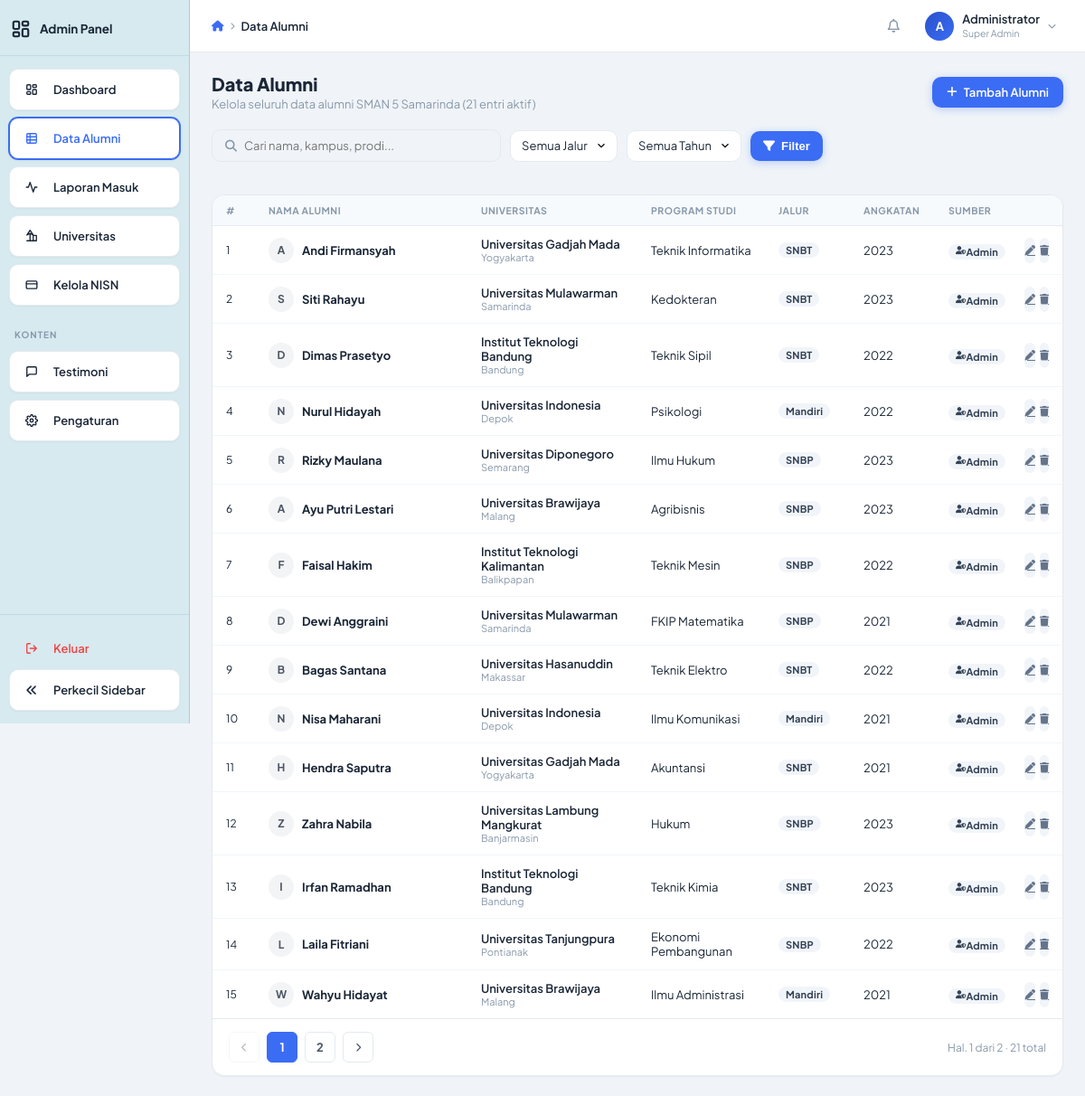
The page /php/admin/alumni.php (signed in) on the database its author committed.
### tables this page shows
CREATE TABLE IF NOT EXISTS alumni (
  id               INT AUTO_INCREMENT PRIMARY KEY,
  nama             VARCHAR(150) NOT NULL,
  nisn             VARCHAR(20)  DEFAULT NULL,
  universitas_id   INT          NOT NULL,
  universitas_nama VARCHAR(200) NOT NULL,    
  prodi            VARCHAR(200) NOT NULL,
  jalur            ENUM('SNBP','SNBT','Mandiri','Kedinasan') NOT NULL,
  angkatan         YEAR         NOT NULL,
  input_oleh       ENUM('siswa','admin') DEFAULT 'admin',
  status           ENUM('aktif','nonaktif') DEFAULT 'aktif',
  created_at       TIMESTAMP    DEFAULT CURRENT_TIMESTAMP,
  updated_at       TIMESTAMP    DEFAULT CURRENT_TIMESTAMP ON UPDATE CURRENT_TIMESTAMP,
  FOREIGN KEY (universitas_id) REFERENCES universitas(id) ON UPDATE CASCADE
);

CREATE TABLE IF NOT EXISTS universitas (
  id         INT AUTO_INCREMENT PRIMARY KEY,
  kode       VARCHAR(20)  NOT NULL UNIQUE,
  nama       VARCHAR(200) NOT NULL,
  kota       VARCHAR(100),
  pulau      VARCHAR(50),
  lat        DECIMAL(9,6),
  lng        DECIMAL(9,6),
  created_at TIMESTAMP DEFAULT CURRENT_TIMESTAMP
);

### php/admin/db.php (called while the page is built, shortened)
<?php
function clean(string $str): string {
    return htmlspecialchars(strip_tags(trim($str)), ENT_QUOTES, 'UTF-8');
}

### php/admin/alumni.php (the view, shortened to what this page needs)
<?php
require_once __DIR__ . '/db.php';
$db      = getDB();
$search   = clean($_GET['q'] ?? '');
$jalurF   = clean($_GET['jalur'] ?? '');
$angkatanF = (int)($_GET['angkatan'] ?? 0);
$page     = max(1, (int)($_GET['page'] ?? 1));
$perPage  = 15;
$where  = ["a.status = 'aktif'"];
$params = [];
$whereStr = 'WHERE ' . implode(' AND ', $where);
$total    = $db->prepare("SELECT COUNT(*) FROM alumni a $whereStr"); $total->execute($params); $total = $total->fetchColumn();
$pages    = max(1, ceil($total / $perPage));
$offset   = ($page - 1) * $perPage;
$list = $db->prepare("SELECT a.*, u.kota FROM alumni a JOIN universitas u ON a.universitas_id=u.id $whereStr ORDER BY a.created_at DESC LIMIT $perPage OFFSET $offset");
$list->execute($params);
$alumni = $list->fetchAll();
?>
<!DOCTYPE html>
<html lang="id">
<head>
  <link rel="stylesheet" href="https://cdnjs.cloudflare.com/ajax/libs/font-awesome/6.4.0/css/all.min.css">
  <link rel="stylesheet" href="../../css/admin.css">
</head>
<body class="admin-page" id="adminPage">
<?php include 'sidebar.php'; ?>
<div class="main-wrap">
  <header class="topbar">
    <div class="topbar-left">
      <div class="breadcrumb">
        <span class="breadcrumb-home"><i class="fa-solid fa-house"></i></span>
        <span class="sep"><i class="fa-solid fa-chevron-right"></i></span>
        <span class="breadcrumb-active">Data Alumni</span>
      </div>
    </div>
    <div class="topbar-right"><?php include 'topbar-avatar.php'; ?></div>
  </header>
  <main class="content">
    <div class="page-title">
      <div>
        <h2>Data Alumni</h2>
        <p>Kelola seluruh data alumni SMAN 5 Samarinda (<?= $total ?> entri aktif)</p>
      </div>
      <a href="?action=tambah" class="btn-primary-sm"><i class="fa-solid fa-plus"></i> Tambah Alumni</a>
    </div>
    <form method="GET" action="alumni.php">
      <div class="filter-row">
        <div class="search-admin">
          <i class="fa-solid fa-magnifying-glass" style="color:var(--muted);font-size:13px;"></i>
          <input type="text" name="q" value="<?= htmlspecialchars($search) ?>" placeholder="Cari nama, kampus, prodi...">
        </div>
        <select name="jalur" class="select-filter" onchange="this.form.submit()">
          <option value="">Semua Jalur</option>
        </select>
        <select name="angkatan" class="select-filter" onchange="this.form.submit()">
          <option value="">Semua Tahun</option>
        </select>
        <button type="submit" class="btn-primary-sm" style="padding:9px 14px;">
          <i class="fa-solid fa-filter"></i> Filter
        </button>
      </div>
    </form>
    <div class="card">
      <div class="table-wrap" style="overflow-x:unset;">
        <table class="data-table" style="width:100%;table-layout:fixed;">
          <colgroup>
            <col style="width:5%">
            <col style="width:25%">
            <col style="width:20%">
            <col style="width:15%">
            <col style="width:10%">
            <col style="width:10%">
            <col style="width:10%">
            <col style="width:5%">
          </colgroup>
          <thead>
            <tr>
              <th>#</th><th>Nama Alumni</th><th>Universitas</th><th>Program Studi</th>
              <th>Jalur</th><th>Angkatan</th><th>Sumber</th><th></th>
            </tr>
          </thead>
          <tbody>
            <?php if (empty($alumni)): ?>
            <tr><td colspan="8">
              <div class="empty-state"><i class="fa-solid fa-user-graduate"></i><p>Tidak ada data alumni ditemukan.</p></div>
            </td></tr>
            <?php else: ?>
            <?php
            foreach ($alumni as $i => $a):
              $init = strtoupper(mb_substr($a['nama'], 0, 1));
              $num  = ($page-1)*$perPage + $i + 1;
            ?>
            <tr>
              <td style="color:var(--muted);font-size:12px;"><?= $num ?></td>
              <td>
                <div class="user-cell">
                  <div class="user-ava" style="background:#f3f4f6;color:#4b5563;"><?= $init ?></div>
                  <div>
                    <div style="font-weight:700;"><?= htmlspecialchars($a['nama']) ?></div>
                  </div>
                </div>
              </td>
              <td>
                <div style="font-weight:600;font-size:13px;"><?= htmlspecialchars($a['universitas_nama']) ?></div>
                <?php if ($a['kota']): ?><div style="font-size:11px;color:var(--muted);"><?= htmlspecialchars($a['kota']) ?></div><?php endif; ?>
              </td>
              <td style="color:var(--text-soft);"><?= htmlspecialchars($a['prodi']) ?></td>
              <td>
                <span class="pill <?= $a['jalur']==='SNBP' ? 'pill-green' : ($a['jalur']==='SNBT' ? 'pill-blue' : ($a['jalur']==='Kedinasan' ? 'pill-yellow' : 'pill-red')) ?>">
                  <?= htmlspecialchars($a['jalur']) ?>
                </span>
              </td>
              <td><?= $a['angkatan'] ?></td>
              <td>
                <span class="pill <?= $a['input_oleh']==='admin' ? 'pill-blue' : 'pill-green' ?>">
                  <i class="fa-solid fa-<?= $a['input_oleh']==='admin' ? 'user-shield' : 'user' ?>" style="font-size:9px;"></i>
                  <?= $a['input_oleh']==='admin' ? 'Admin' : 'Siswa' ?>
                </span>
              </td>
              <td>
                <div class="action-btns">
                  <a href="?action=edit&id=<?= $a['id'] ?>" class="btn-icon blue-icon" title="Edit"><i class="fa-solid fa-pen"></i></a>
                  <a href="?action=delete&id=<?= $a['id'] ?>" class="btn-icon red-icon" title="Hapus"
                    onclick="return confirm('Yakin hapus data <?= addslashes($a['nama']) ?>?')">
                    <i class="fa-solid fa-trash"></i>
                  </a>
                </div>
              </td>
            </tr>
            <?php endforeach; ?>
            <?php endif; ?>
          </tbody>
        </table>
      </div>
      <?php if ($pages > 1): ?>
      <div class="pagination-admin">
        <?php
        $qs = http_build_query(['q'=>$search,'jalur'=>$jalurF,'angkatan'=>$angkatanF]);
        ?>
        <a href="?<?= $qs ?>&page=<?= max(1,$page-1) ?>" class="pg-btn" <?= $page<=1?'disabled':'' ?>>
          <i class="fa-solid fa-chevron-left" style="font-size:10px;"></i>
        </a>
        <?php for ($p=1;$p<=$pages;$p++): ?>
        <a href="?<?= $qs ?>&page=<?= $p ?>" class="pg-btn <?= $p===$page?'active':'' ?>"><?= $p ?></a>
        <?php endfor; ?>
        <a href="?<?= $qs ?>&page=<?= min($pages,$page+1) ?>" class="pg-btn" <?= $page>=$pages?'disabled':'' ?>>
          <i class="fa-solid fa-chevron-right" style="font-size:10px;"></i>
        </a>
        <span class="pg-info">Hal. <?= $page ?> dari <?= $pages ?> · <?= $total ?> total</span>
      </div>
      <?php endif; ?>
    </div>
  </main>
</div>
</body>
</html>

### css/admin.css (style rules this page uses)
*, *::before, *::after { box-sizing: border-box; margin: 0; padding: 0; }
:root { --font: 'Plus Jakarta Sans', sans-serif; --bg: #f0f4f8; --surface: #ffffff; --border: #e4eaf0; --text: #1a2636; --text-soft: #4a5568; --muted: #8898aa; --accent: #3b6cf4; --accent-light: #e8eeff; --accent-dark: #2952cc; --sb-bg: #d6eaf0; --sb-border: #a8cdd9; --sb-w: 210px; --sb-w-collapsed: 62px; --sb-text: #1a2636; --sb-item-bg: #ffffff; --sb-item-hover: #edf6fa; --sb-icon-color: #1a2636; --sb-icon-bg: #e8f0f5; --green: #22c55e; --green-bg: #dcfce7; --green-text: #166534; --yellow: #f59e0b; --yellow-bg: #fef3c7; --yellow-text: #92400e; --red: #ef4444; --red-bg: #fee2e2; --red-text: #991b1b; --purple: #8b5cf6; --purple-bg: #ede9fe; --purple-text: #5b21b6; --shadow-xs: 0 1px 2px rgba(0, 0, 0, .04); --shadow-sm: 0 1px 4px rgba(0, 0, 0, .07), 0 1px 2px rgba(0, 0, 0, .04); --shadow-md: 0 4px 16px rgba(0, 0, 0, .08); --shadow-lg: 0 8px 32px rgba(0, 0, 0, .12); --r-xs: 6px; --r-sm: 10px; --r-md: 14px; --r-lg: 20px; --r-xl: 28px; }
body { font-family: var(--font); color: var(--text); -webkit-font-smoothing: antialiased; }
.admin-page { background: var(--bg); min-height: 100vh; display: flex; }
.main-wrap { flex: 1; margin-left: var(--sb-w); display: flex; flex-direction: column; min-height: 100vh; transition: margin-left .3s cubic-bezier(.4, 0, .2, 1); }
.topbar { height: 58px; background: var(--surface); border-bottom: 1px solid var(--border); display: flex; align-items: center; justify-content: space-between; padding: 0 24px; position: sticky; top: 0; z-index: 100; }
.topbar-left, .topbar-right { display: flex; align-items: center; gap: 10px; }
.breadcrumb { display: flex; align-items: center; gap: 7px; font-size: 13px; color: var(--muted); }
.breadcrumb-home { color: var(--accent); font-size: 12px; }
.breadcrumb .sep { font-size: 8px; }
.breadcrumb-active { font-weight: 600; color: var(--text); }
.content { flex: 1; padding: 22px 24px; display: flex; flex-direction: column; gap: 20px; }
.page-title { display: flex; align-items: center; justify-content: space-between; gap: 14px; }
.page-title h2 { font-size: 20px; font-weight: 800; }
.page-title p { font-size: 13px; color: var(--muted); margin-top: 2px; }
.btn-primary-sm { display: inline-flex; align-items: center; gap: 7px; padding: 9px 16px; background: var(--accent); color: white; border-radius: var(--r-sm); font-size: 13px; font-weight: 600; text-decoration: none; border: none; cursor: pointer; transition: background .15s, box-shadow .15s, transform .12s; box-shadow: 0 2px 10px rgba(59, 108, 244, .3); white-space: nowrap; flex-shrink: 0; }
.card { background: var(--surface); border-radius: var(--r-md); border: 1px solid var(--border); box-shadow: var(--shadow-xs); overflow: hidden; display: flex; flex-direction: column; }
.table-wrap { overflow-x: auto; }
.data-table { width: 100%; border-collapse: collapse; font-size: 13px; }
.data-table th { padding: 10px 15px; background: #f7fafc; text-align: left; font-size: 10.5px; font-weight: 700; letter-spacing: .5px; text-transform: uppercase; color: var(--muted); border-bottom: 1px solid var(--border); white-space: nowrap; }
.data-table td { padding: 12px 15px; border-bottom: 1px solid #f1f6fa; white-space: nowrap; vertical-align: middle; }
.data-table tbody tr:last-child td { border-bottom: none; }
.data-table tbody tr { transition: background .12s; }
.user-cell { display: flex; align-items: center; gap: 9px; }
.user-ava { width: 28px; height: 28px; border-radius: 50%; display: flex; align-items: center; justify-content: center; font-size: 12px; font-weight: 700; flex-shrink: 0; }
.pill { display: inline-flex; padding: 2px 8px; border-radius: 999px; font-size: 11px; font-weight: 700; letter-spacing: .2px; }
.pill-blue, .pill-green, .pill-yellow, .pill-red { background: #f1f5f9; color: #334155; }
.action-btns { display: flex; gap: 5px; justify-content: flex-end; }
.btn-icon { width: 28px; height: 28px; border: none; border-radius: 7px; font-size: 11.5px; cursor: pointer; display: flex; align-items: center; justify-content: center; transition: transform .12s; }
.blue-icon, .red-icon { background: #f1f5f9; color: #64748b; transition: all 0.2s; }
.table-wrap { -ms-overflow-style: none; scrollbar-width: none; }

### rows shown on the page
alumni: num "1", nama "A", nama "Andi Firmansyah", universitas_nama "Universitas Gadjah Mada", universitas.kota "Yogyakarta", prodi "Teknik Informatika", jalur "SNBT", angkatan "2023", input_oleh "Admin"
alumni: num "2", nama "S", nama "Siti Rahayu", universitas_nama "Universitas Mulawarman", universitas.kota "Samarinda", prodi "Kedokteran", jalur "SNBT", angkatan "2023", input_oleh "Admin"
alumni: num "3", nama "D", nama "Dimas Prasetyo", universitas_nama "Institut Teknologi Bandung", universitas.kota "Bandung", prodi "Teknik Sipil", jalur "SNBT", angkatan "2022", input_oleh "Admin"
alumni: num "4", nama "N", nama "Nurul Hidayah", universitas_nama "Universitas Indonesia", universitas.kota "Depok", prodi "Psikologi", jalur "Mandiri", angkatan "2022", input_oleh "Admin"
alumni: num "5", nama "R", nama "Rizky Maulana", universitas_nama "Universitas Diponegoro", universitas.kota "Semarang", prodi "Ilmu Hukum", jalur "SNBP", angkatan "2023", input_oleh "Admin"
alumni: num "6", nama "A", nama "Ayu Putri Lestari", universitas_nama "Universitas Brawijaya", universitas.kota "Malang", prodi "Agribisnis", jalur "SNBP", angkatan "2023", input_oleh "Admin"
alumni: num "7", nama "F", nama "Faisal Hakim", universitas_nama "Institut Teknologi Kalimantan", universitas.kota "Balikpapan", prodi "Teknik Mesin", jalur "SNBP", angkatan "2022", input_oleh "Admin"
alumni: num "8", nama "D", nama "Dewi Anggraini", universitas_nama "Universitas Mulawarman", universitas.kota "Samarinda", prodi "FKIP Matematika", jalur "SNBP", angkatan "2021", input_oleh "Admin"
alumni: num "9", nama "B", nama "Bagas Santana", universitas_nama "Universitas Hasanuddin", universitas.kota "Makassar", prodi "Teknik Elektro", jalur "SNBT", angkatan "2022", input_oleh "Admin"
alumni: num "10", nama "N", nama "Nisa Maharani", universitas_nama "Universitas Indonesia", universitas.kota "Depok", prodi "Ilmu Komunikasi", jalur "Mandiri", angkatan "2021", input_oleh "Admin"
alumni: num "11", nama "H", nama "Hendra Saputra", universitas_nama "Universitas Gadjah Mada", universitas.kota "Yogyakarta", prodi "Akuntansi", jalur "SNBT", angkatan "2021", input_oleh "Admin"
alumni: num "12", nama "Z", nama "Zahra Nabila", universitas_nama "Universitas Lambung Mangkurat", universitas.kota "Banjarmasin", prodi "Hukum", jalur "SNBP", angkatan "2023", input_oleh "Admin"
alumni: num "13", nama "I", nama "Irfan Ramadhan", universitas_nama "Institut Teknologi Bandung", universitas.kota "Bandung", prodi "Teknik Kimia", jalur "SNBT", angkatan "2023", input_oleh "Admin"
alumni: num "14", nama "L", nama "Laila Fitriani", universitas_nama "Universitas Tanjungpura", universitas.kota "Pontianak", prodi "Ekonomi Pembangunan", jalur "SNBP", angkatan "2022", input_oleh "Admin"
alumni: num "15", nama "W", nama "Wahyu Hidayat", universitas_nama "Universitas Brawijaya", universitas.kota "Malang", prodi "Ilmu Administrasi", jalur "Mandiri", angkatan "2021", input_oleh "Admin"

### other values the page prints
mb_substr($_SESSION['admin_nama'] ?? 'A', 0, 1) "A"
$_SESSION['admin_nama'] "Administrator"
$total "21"
$page "1"
$pages "2"
